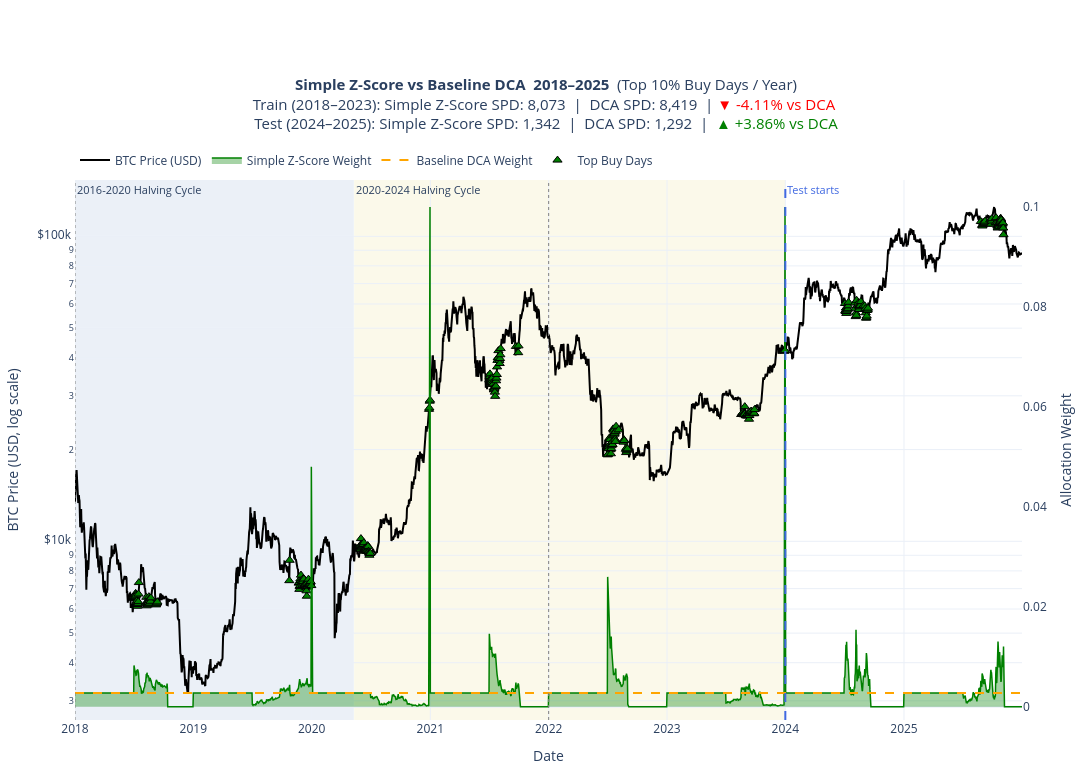

The notebook cell saved with this chart:
### Code cell
combined_plot_df = pd.concat([plot_df, test_plot_df]).sort_values("date").reset_index(drop=True)

cols = plots.StrategyColumns(
    weight="zscore_weight",
    spd="sats_per_dollar_dynamic",
    sats_accum="sats_accum_dynamic",
)

# Full period
full_plot = plots.plot_strategy_full_period(
    combined_plot_df, 
    cols, 
    "Simple Z-Score", 
    date_range=("2018-01-01", str(combined_plot_df["date"].max().date())),
    test_start_date="2024-01-01"
)
plt.show()

### Figure 1 — Plotly figure (JSON) as saved in the notebook; plotly's stock layout.template omitted (floating-point values rounded to 4 significant figures; data arrays with more than 128 entries replaced by an {"elided": "..."} marker saying what was removed)
{"data": [{"customdata": {"elided": "2920x8 mixed values"}, "hovertemplate": "<b>Date</b>: %{x|%Y-%m-%d}<br><b>Year</b>: %{customdata[0]}<br><b>Cycle</b>: %{customdata[1]}<br><b>BTC Price</b>: $%{y:,.2f}<br><b>Simple Z-Score Weight</b>: %{customdata[2]:.8f}<br><b>DCA Weight</b>: %{customdata[3]:.8f}<br><b>Simple Z-Score sats/$</b>: %{customdata[4]:,.2f}<br><b>DCA sats/$</b>: %{customdata[5]:,.2f}<br><b>Simple Z-Score sats accum.</b>: %{customdata[6]:,.2f}<br><b>DCA sats accum.</b>: %{customdata[7]:,.2f}<extra></extra>", "line": {"color": "black", "width": 2}, "mode": "lines", "name": "BTC Price (USD)", "type": "scatter", "x": {"elided": "2920 str values"}, "y": {"elided": "2920 float values"}, "yaxis": "y"}, {"customdata": {"elided": "2920x5 mixed values"}, "fill": "tozeroy", "fillcolor": "rgba(0, 128, 0, 0.35)", "hovertemplate": "<b>Date</b>: %{x|%Y-%m-%d}<br><b>Year</b>: %{customdata[0]}<br><b>Cycle</b>: %{customdata[1]}<br><b>Simple Z-Score Weight</b>: %{y:.8f}<br><b>BTC Price</b>: $%{customdata[2]:,.2f}<br><b>Simple Z-Score sats/$</b>: %{customdata[3]:,.2f}<br><b>Simple Z-Score sats accum.</b>: %{customdata[4]:,.2f}<extra></extra>", "line": {"color": "green", "width": 1.5}, "mode": "lines", "name": "Simple Z-Score Weight", "type": "scatter", "x": {"elided": "2920 str values"}, "y": {"elided": "2920 float values"}, "yaxis": "y2"}, {"customdata": {"elided": "2920x5 mixed values"}, "hovertemplate": "<b>Date</b>: %{x|%Y-%m-%d}<br><b>Year</b>: %{customdata[0]}<br><b>Cycle</b>: %{customdata[1]}<br><b>DCA Weight</b>: %{y:.8f}<br><b>BTC Price</b>: $%{customdata[2]:,.2f}<br><b>DCA sats/$</b>: %{customdata[3]:,.2f}<br><b>DCA sats accum.</b>: %{customdata[4]:,.2f}<extra></extra>", "line": {"color": "orange", "dash": "dash", "width": 2}, "mode": "lines", "name": "Baseline DCA Weight", "type": "scatter", "x": {"elided": "2920 str values"}, "y": {"elided": "2920 float values"}, "yaxis": "y2"}, {"customdata": {"elided": "296x3 float values"}, "hovertemplate": "<b>Top Buy Date</b>: %{x|%Y-%m-%d}<br><b>Year</b>: %{customdata[0]}<br><b>BTC Price</b>: $%{y:,.2f}<br><b>Simple Z-Score Weight</b>: %{customdata[1]:.8f}<br><b>Year Threshold</b>: %{customdata[2]:.8f}<extra></extra>", "marker": {"color": "green", "line": {"color": "black", "width": 1}, "size": 8, "symbol": "triangle-up"}, "mode": "markers", "name": "Top Buy Days", "type": "scatter", "x": {"elided": "296 str values"}, "y": {"elided": "296 float values"}, "yaxis": "y"}], "layout": {"annotations": [{"font": {"size": 11}, "showarrow": false, "text": "2016-2020 Halving Cycle", "x": "2018-01-01T00:00:00", "xanchor": "left", "xref": "x", "y": 1, "yanchor": "top", "yref": "y domain"}, {"font": {"size": 11}, "showarrow": false, "text": "2020-2024 Halving Cycle", "x": "2020-05-11T00:00:00", "xanchor": "left", "xref": "x", "y": 1, "yanchor": "top", "yref": "y domain"}, {"font": {"color": "royalblue", "size": 11}, "showarrow": false, "text": "Test starts", "x": 1704067200000, "xanchor": "left", "xref": "x", "y": 1, "yanchor": "top", "yref": "y domain"}], "height": 780, "hovermode": "x unified", "legend": {"orientation": "h", "x": 0, "xanchor": "left", "y": 1.01, "yanchor": "bottom"}, "margin": {"b": 60, "l": 70, "r": 70, "t": 180}, "shapes": [{"fillcolor": "rgba(176, 196, 222, 0.25)", "layer": "below", "line": {"width": 0}, "opacity": 1, "type": "rect", "x0": "2018-01-01T00:00:00", "x1": "2020-05-10T00:00:00", "xref": "x", "y0": 0, "y1": 1, "yref": "y domain"}, {"fillcolor": "rgba(238, 232, 170, 0.25)", "layer": "below", "line": {"width": 0}, "opacity": 1, "type": "rect", "x0": "2020-05-11T00:00:00", "x1": "2023-12-31T00:00:00", "xref": "x", "y0": 0, "y1": 1, "yref": "y domain"}, {"line": {"color": "gray", "dash": "dot", "width": 1}, "type": "line", "x0": "2010-08-16T00:00:00", "x1": "2010-08-16T00:00:00", "xref": "x", "y0": 0, "y1": 1, "yref": "y domain"}, {"line": {"color": "gray", "dash": "dot", "width": 1}, "type": "line", "x0": "2014-01-01T00:00:00", "x1": "2014-01-01T00:00:00", "xref": "x", "y0": 0, "y1": 1, "yref": "y domain"}, {"line": {"color": "gray", "dash": "dot", "width": 1}, "type": "line", "x0": "2018-01-01T00:00:00", "x1": "2018-01-01T00:00:00", "xref": "x", "y0": 0, "y1": 1, "yref": "y domain"}, {"line": {"color": "gray", "dash": "dot", "width": 1}, "type": "line", "x0": "2022-01-01T00:00:00", "x1": "2022-01-01T00:00:00", "xref": "x", "y0": 0, "y1": 1, "yref": "y domain"}, {"line": {"color": "royalblue", "dash": "dash", "width": 2}, "type": "line", "x0": 1704067200000, "x1": 1704067200000, "xref": "x", "y0": 0, "y1": 1, "yref": "y domain"}], "title": {"font": {"size": 15}, "text": "<b>Simple Z-Score vs Baseline DCA  2018–2025</b>  (Top 10% Buy Days / Year)<br>Train (2018–2023): Simple Z-Score SPD: 8,073  |  DCA SPD: 8,419  | <span style='color:red;'>▼ -4.11% vs DCA</span> <br>Test (2024–2025): Simple Z-Score SPD: 1,342  |  DCA SPD: 1,292  |  <span style='color:green;'>▲ +3.86% vs DCA</span>", "x": 0.5}, "width": 1450, "xaxis": {"range": ["2018-01-01T00:00:00", "2025-12-31T00:00:00"], "showgrid": true, "title": {"text": "Date"}}, "yaxis": {"showgrid": true, "side": "left", "tickprefix": "$", "title": {"text": "BTC Price (USD, log scale)"}, "type": "log"}, "yaxis2": {"overlaying": "y", "showgrid": false, "side": "right", "title": {"text": "Allocation Weight"}}}}
